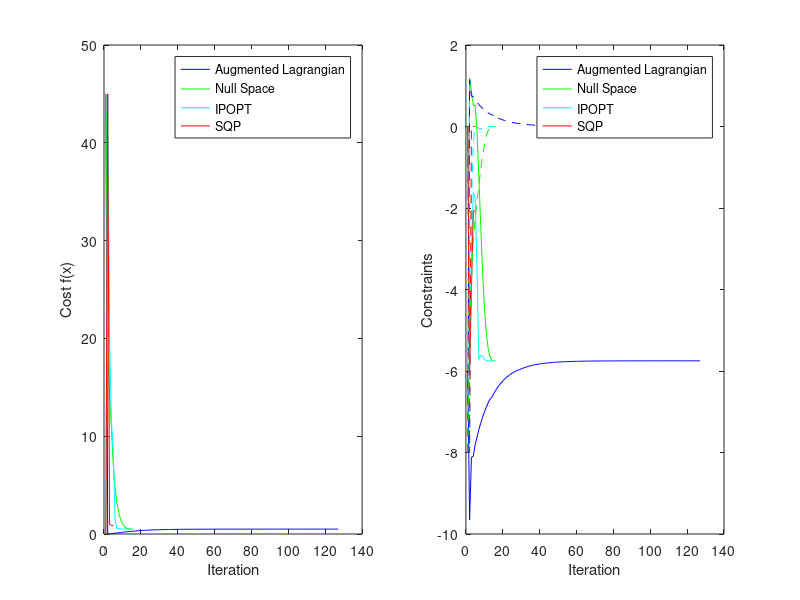

This chart was generated by the following MATLAB code:
load("AugmentedLagrAcademic4.mat")
a.cost  = c;
a.const = h;
a.dual  = d;
a.iter  = 1:length(c);

load("NullSpaceAcademicT4.mat")
n.cost  = c;
n.const = h;
n.dual  = d;
n.iter  = 1:length(c);

load("fminconIPOPTacademic4.mat")
i.cost  = c;
i.const = h;
i.iter  = 1:length(c);

load("fminconSQPacademic4.mat")
s.cost  = c;
s.const = h;
s.iter  = 1:length(c);

subplot(1,2,1)
plot(a.iter,a.cost,'b',n.iter,n.cost,'g',i.iter,i.cost,'c',s.iter,s.cost,'r')
xlabel('Iteration')
ylabel('Cost f(x)')
legend('Augmented Lagrangian','Null Space','IPOPT','SQP')


subplot(1,2,2)
plot(a.iter,a.const(1,:),'b',n.iter,n.const(1,:),'g',i.iter,i.const(1,:),'c',s.iter,s.const(1,:),'r',...
    a.iter,a.const(2,:),'b--',n.iter,n.const(2,:),'g--',i.iter,i.const(2,:),'c--',...
    s.iter,s.const(2,:),'r--')
xlabel('Iteration')
ylabel('Constraints')
legend('Augmented Lagrangian','Null Space','IPOPT','SQP')

% figure()
% plot(a.iter,a.dual(1,:),'b',n.iter,n.dual(1,:),'r',a.iter,a.dual(2,:),'b--',n.iter,n.dual(2,:),'r--')
% xlabel('Iteration')
% ylabel('\lambda')
% xlim([1,a.iter(end)])
% legend('Augmented Lagrangian','Null Space')
